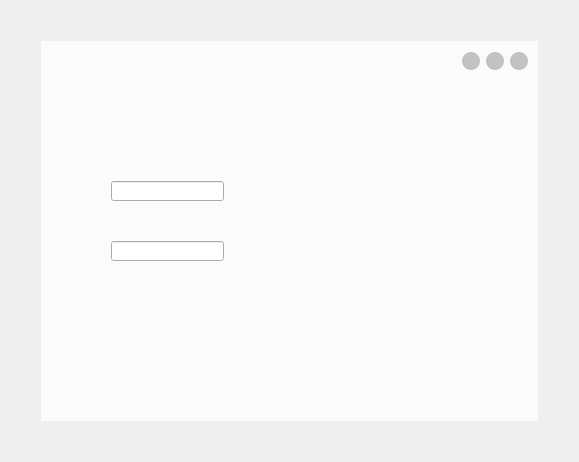
<?xml version="1.0" encoding="UTF-8"?>
<ui version="4.0">
 <class>framelessWidget</class>
 <widget class="QWidget" name="framelessWidget">
  <property name="geometry">
   <rect>
    <x>0</x>
    <y>0</y>
    <width>579</width>
    <height>462</height>
   </rect>
  </property>
  <property name="windowTitle">
   <string>MainWindow</string>
  </property>
  <property name="styleSheet">
   <string notr="true"/>
  </property>
  <layout class="QGridLayout" name="gridLayout_2">
   <item row="0" column="0">
    <layout class="QGridLayout" name="gridLayout">
     <property name="leftMargin">
      <number>0</number>
     </property>
     <property name="topMargin">
      <number>0</number>
     </property>
     <property name="rightMargin">
      <number>0</number>
     </property>
     <property name="bottomMargin">
      <number>0</number>
     </property>
     <item row="0" column="0">
      <layout class="QVBoxLayout" name="verticalLayout">
       <property name="leftMargin">
        <number>30</number>
       </property>
       <property name="topMargin">
        <number>30</number>
       </property>
       <property name="rightMargin">
        <number>30</number>
       </property>
       <property name="bottomMargin">
        <number>30</number>
       </property>
       <item>
        <widget class="QWidget" name="mainWidget" native="true">
         <layout class="QVBoxLayout" name="verticalLayout_3">
          <property name="leftMargin">
           <number>0</number>
          </property>
          <property name="topMargin">
           <number>0</number>
          </property>
          <property name="rightMargin">
           <number>0</number>
          </property>
          <property name="bottomMargin">
           <number>0</number>
          </property>
          <item>
           <layout class="QVBoxLayout" name="mainLayout">
            <property name="spacing">
             <number>0</number>
            </property>
            <item>
             <widget class="QWidget" name="titleBar" native="true">
              <property name="minimumSize">
               <size>
                <width>0</width>
                <height>30</height>
               </size>
              </property>
              <property name="maximumSize">
               <size>
                <width>16777215</width>
                <height>30</height>
               </size>
              </property>
              <property name="styleSheet">
               <string notr="true">#titleBar{

background-color: rgb(251, 251, 251);}</string>
              </property>
              <layout class="QVBoxLayout" name="verticalLayout_2">
               <property name="leftMargin">
                <number>0</number>
               </property>
               <property name="topMargin">
                <number>0</number>
               </property>
               <property name="rightMargin">
                <number>0</number>
               </property>
               <property name="bottomMargin">
                <number>0</number>
               </property>
               <item>
                <layout class="QHBoxLayout" name="horizontalLayout">
                 <property name="topMargin">
                  <number>10</number>
                 </property>
                 <property name="rightMargin">
                  <number>10</number>
                 </property>
                 <item>
                  <spacer name="horizontalSpacer">
                   <property name="orientation">
                    <enum>Qt::Horizontal</enum>
                   </property>
                   <property name="sizeHint" stdset="0">
                    <size>
                     <width>40</width>
                     <height>20</height>
                    </size>
                   </property>
                  </spacer>
                 </item>
                 <item>
                  <widget class="QPushButton" name="Button_min">
                   <property name="minimumSize">
                    <size>
                     <width>18</width>
                     <height>18</height>
                    </size>
                   </property>
                   <property name="maximumSize">
                    <size>
                     <width>18</width>
                     <height>18</height>
                    </size>
                   </property>
                   <property name="styleSheet">
                    <string notr="true">QPushButton{background-color:#c2c2c2;border-radius:9px}
QPushButton:hover {background-color:#f9bf45;border-radius:9px;}
QPushButton:pressed {background-color:#ffb11b;border-radius:9px;}</string>
                   </property>
                   <property name="text">
                    <string/>
                   </property>
                  </widget>
                 </item>
                 <item>
                  <widget class="QPushButton" name="Button_max">
                   <property name="minimumSize">
                    <size>
                     <width>18</width>
                     <height>18</height>
                    </size>
                   </property>
                   <property name="maximumSize">
                    <size>
                     <width>18</width>
                     <height>18</height>
                    </size>
                   </property>
                   <property name="styleSheet">
                    <string notr="true">QPushButton{background-color:#c2c2c2;border-radius:9px}
QPushButton:hover {background-color:#227d51;border-radius:9px;}
QPushButton:pressed {background-color:#2d6d4b;border-radius:9px;}</string>
                   </property>
                   <property name="text">
                    <string/>
                   </property>
                  </widget>
                 </item>
                 <item>
                  <widget class="QPushButton" name="Button_close">
                   <property name="minimumSize">
                    <size>
                     <width>18</width>
                     <height>18</height>
                    </size>
                   </property>
                   <property name="maximumSize">
                    <size>
                     <width>18</width>
                     <height>18</height>
                    </size>
                   </property>
                   <property name="styleSheet">
                    <string notr="true">QPushButton{background-color:#c2c2c2;border-radius:9px}
QPushButton:hover {background-color:#cb4042;border-radius:9px;}
QPushButton:pressed {background-color:#ab3b3a;border-radius:9px;}</string>
                   </property>
                   <property name="text">
                    <string/>
                   </property>
                  </widget>
                 </item>
                </layout>
               </item>
              </layout>
             </widget>
            </item>
            <item>
             <widget class="QWidget" name="mainDisplayWidget" native="true">
              <property name="styleSheet">
               <string notr="true">#mainDisplayWidget{
background-color: rgb(251, 251, 251);}</string>
              </property>
              <widget class="QtMaterialAutoComplete" name="lineEdit">
               <property name="geometry">
                <rect>
                 <x>70</x>
                 <y>110</y>
                 <width>113</width>
                 <height>20</height>
                </rect>
               </property>
              </widget>
              <widget class="QtMaterialAutoComplete" name="lineEdit_2">
               <property name="geometry">
                <rect>
                 <x>70</x>
                 <y>170</y>
                 <width>113</width>
                 <height>20</height>
                </rect>
               </property>
              </widget>
             </widget>
            </item>
           </layout>
          </item>
         </layout>
        </widget>
       </item>
      </layout>
     </item>
    </layout>
   </item>
  </layout>
 </widget>
 <customwidgets>
  <customwidget>
   <class>QtMaterialAutoComplete</class>
   <extends>QLineEdit</extends>
   <header location="global">qtmaterialautocomplete.h</header>
  </customwidget>
 </customwidgets>
 <resources/>
 <connections/>
</ui>
